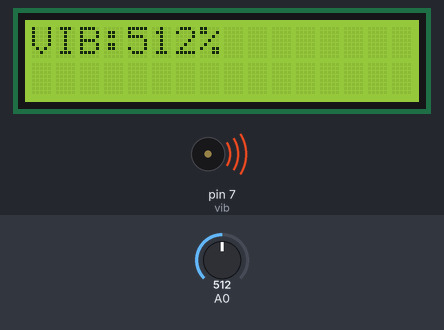
A sketch run on a simulated Arduino Uno, built with avr-gcc and run on an emulated ATmega328P. On the bench: 16×2 character LCD, buzzer (waves = sounding). Inputs (shaded band) come from the test bench; at power-on: A0 = 512. What the sketch prints to the serial monitor is not drawn.

Above: at 1.2 s.
1.3 s: A0 set to 716
At 2.0 s:
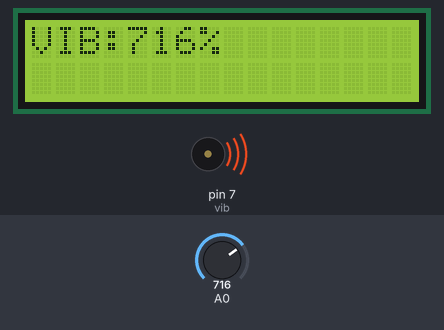
4.4 s: A0 set to 900
At 5.0 s:
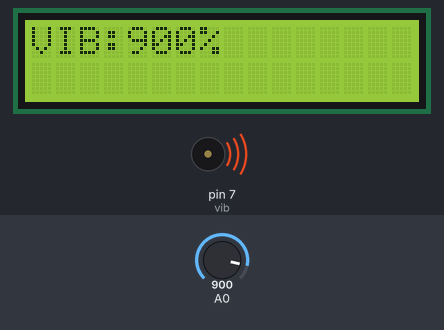
6.1 s: A0 set to 511
At 6.6 s:
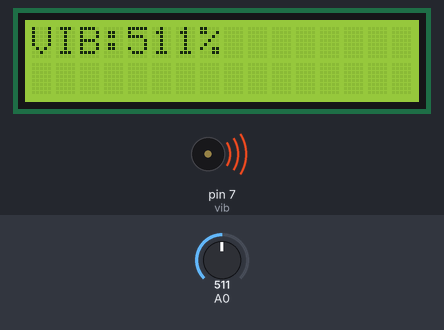
Timing chart, 0 to 9.1 s (numbered marks = the images above; inputs shaded):
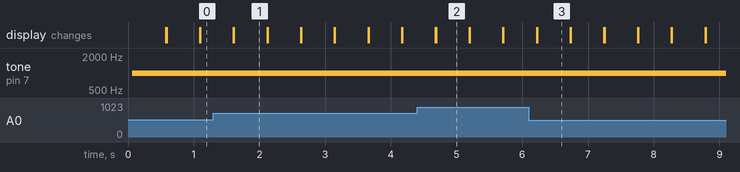

Measured:
- after the input at 1.3 s, the display: first differs from a run without the input after 0.31 s (image 1)
- after the input at 4.4 s, the display: first differs from a run without the input after 0.29 s (image 2)
- after the input at 6.1 s, the display: first differs from a run without the input after 0.13 s (image 3)
- what the display in image 1 shows lasts 0.5 s, from 1.6 s to 2.1 s

The sketch:

vibrating_sensor.ino
```cpp
#include <LiquidCrystal_I2C.h>

String str;
LiquidCrystal_I2C  lcd(0x27,16,2);

int vib = 7;


void setup() {
  Serial.begin(9600);
  pinMode(vib, OUTPUT);
  lcd.init ();
  lcd.backlight();
}

void loop() {
  int sensorValue = analogRead(A0);
  Serial.println(sensorValue);
  if(sensorValue<1000) {
    tone(vib, 1000);
    Serial.println(sensorValue);
  lcd.setCursor (0,0);
  lcd.print ("VIB:");
  lcd.print (sensorValue);
  lcd.print ("%");
    delay(500);
  }
  noTone(vib);
  lcd.clear();
  lcd.setBacklight(HIGH);
}
```
